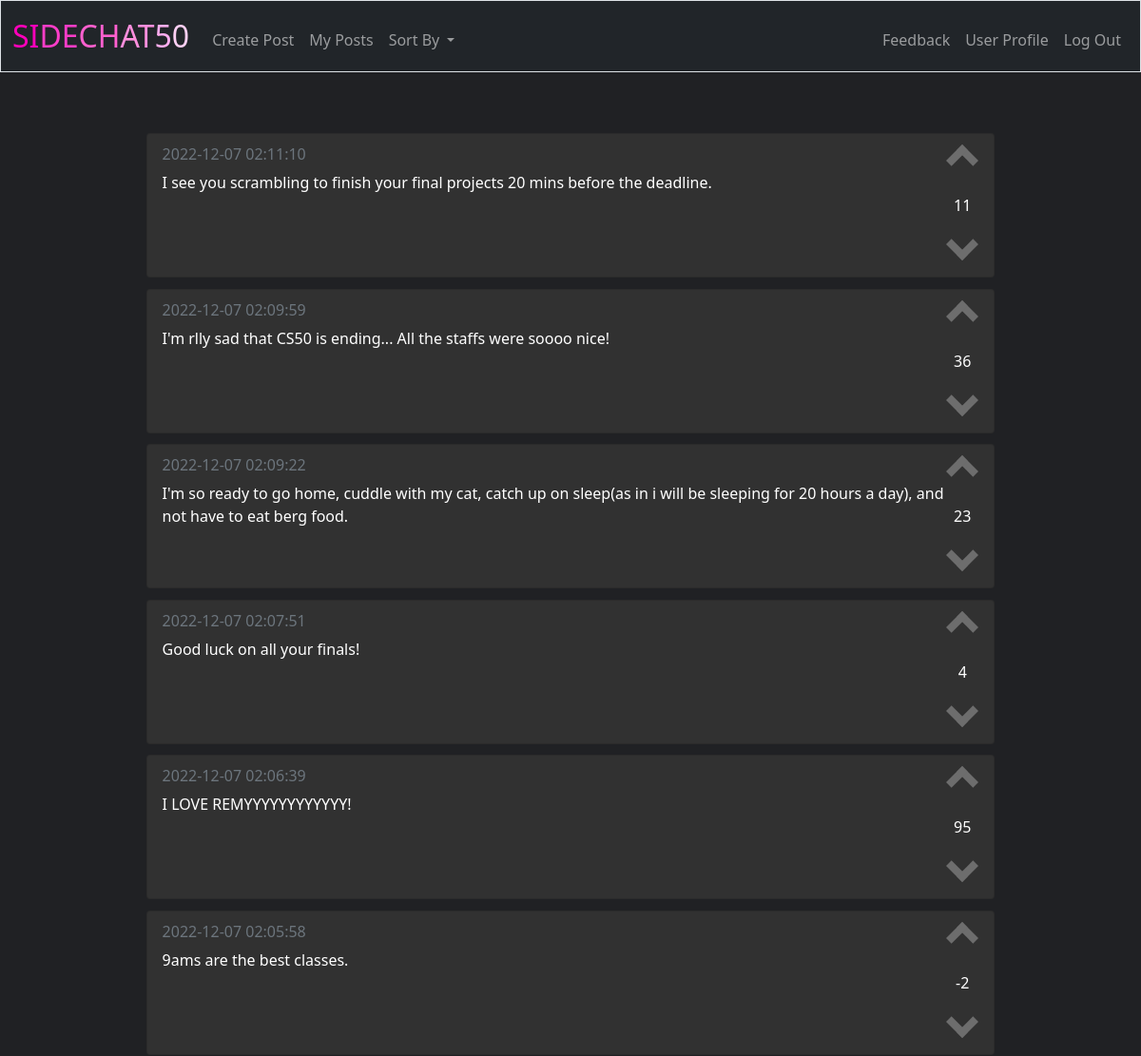
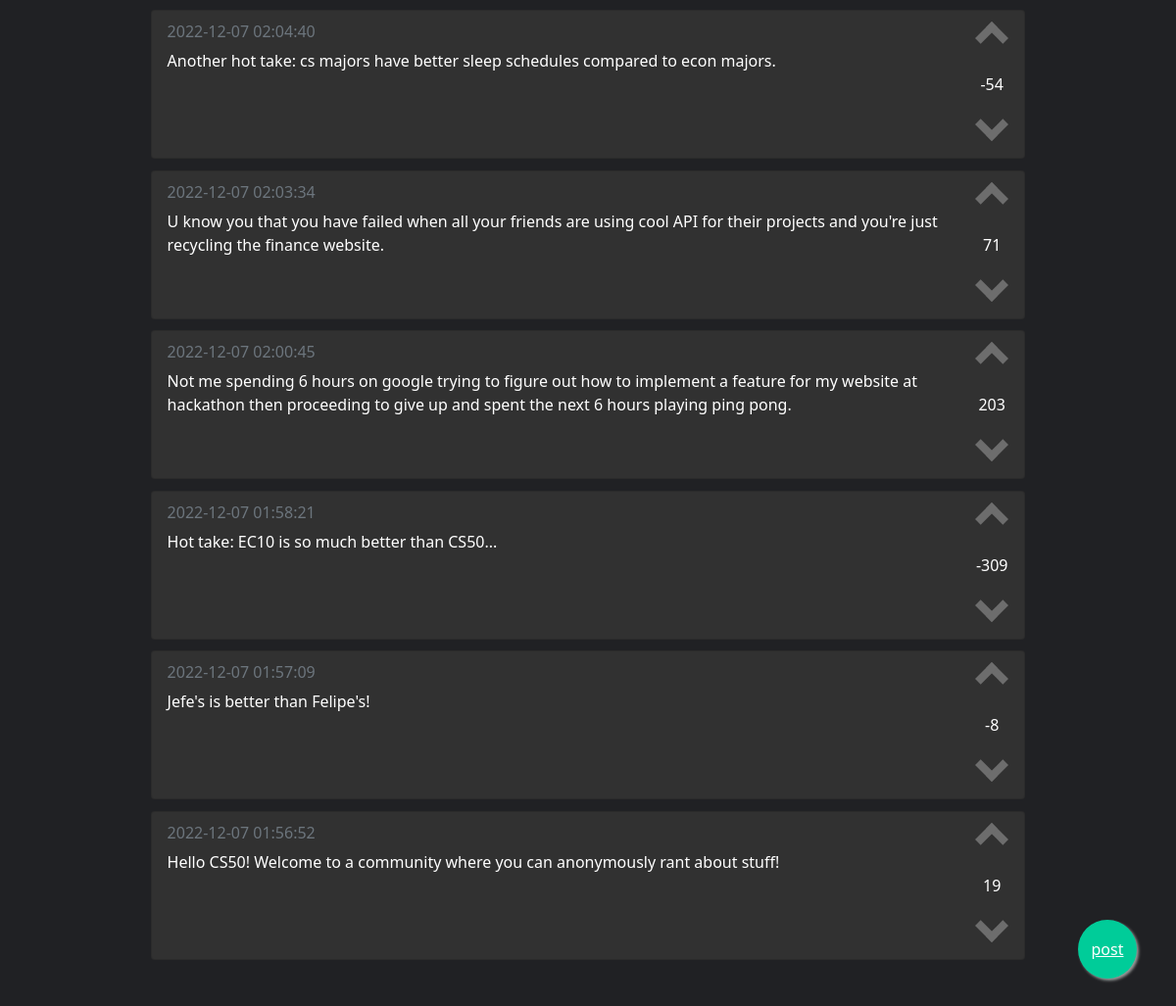
/ (signed in), run on the app's committed database (2 pictures, top to bottom).
### tables this page shows
CREATE TABLE posts (id INTEGER PRIMARY KEY AUTOINCREMENT NOT NULL, user_id INTEGER NOT NULL, post TEXT NOT NULL, 'time' DATETIME NOT NULL DEFAULT CURRENT_TIMESTAMP, likes INTEGER NOT NULL DEFAULT(0), FOREIGN KEY(user_id) REFERENCES users(id));

### app.py (the view)
@app.route("/")
@login_required
def index():
    id = session["user_id"]
    posts = db.execute("SELECT * FROM posts ORDER BY time DESC")
    liked = db.execute("SELECT post_id FROM liked WHERE user_id = ?", id)
    disliked = db.execute("SELECT post_id FROM disliked WHERE user_id = ?", id)
    likes = []
    dislikes = []
    for post in liked:
        likes.append(post["post_id"])
    for post in disliked:
        dislikes.append(post["post_id"])
    return render_template("index.html", posts=posts, likes=likes, dislikes=dislikes)

### app.py (called while the page is built)
@app.after_request
def after_request(response):
    response.headers["Cache-Control"] = "no-cache, no-store, must-revalidate"
    response.headers["Expires"] = 0
    response.headers["Pragma"] = "no-cache"
    return response

### helpers.py (called while the page is built)
def login_required(f):
    @wraps(f)
    def decorated_function(*args, **kwargs):
        if session.get("user_id") is None:
            return redirect("/login")
        return f(*args, **kwargs)
    return decorated_function

### templates/index.html (shortened to what this page needs)
{% extends "layout.html" %}
{% block main %}
<div class="container">
    {% for post in posts %}
    <div class="card">
        <div class="card-body" style="display: block;">
            <div class="split-left">
                <h6 class="card-subtitle mb-2 text-muted" style="text-align: left; color: rgb(201, 201, 201);">{{ post["time"] }}</h6>
                <p class="card-text" style="text-align: left;">{{ post["post"] }}</p>
            </div>
            <div class="split-right">
                {% if post["id"] in likes %}
                <span onclick="like({{post.id}}, {{session['user_id']}})" id="like{{post.id}}" class="arrow up on "></span>
                {% else %}
                <span onclick="like({{post.id}}, {{session['user_id']}})" id="like{{post.id}}" class="arrow up"></span>
                {% endif %}
                <div id="counter{{post.id}}" style="margin-top: 50%; margin-bottom: 50%;">{{ post["likes"] }}</div>
                {% if post["id"] in dislikes %}
                <span onclick="dislike({{post.id}}, {{session['user_id']}})" id="dislike{{post.id}}" class="arrow down on"></span>
                {% else %}
                <span onclick="dislike({{post.id}}, {{session['user_id']}})" id="dislike{{post.id}}" class="arrow down"></span>
                {% endif %}
            </div>
        </div>
    </div>
    {% endfor %}
</div>
<a href="/post" class="float">
    <p class="icon">post</p>
</a>
{% endblock %}

### static/styles.css (style rules this page uses)
body { background-color: #202124; color: rgb(255, 255, 255); }
.float { position:fixed; width:60px; height:60px; bottom:40px; right:40px; background-color:#0C9; color:#FFF; border-radius:50px; text-align:center; box-shadow: 2px 2px 3px #999; }
.icon { display:flex; align-items:center; justify-content:center; height: 100%; color:white; }
.container { margin-left: auto; margin-right: auto; margin-top: 2vh; }
.card { background-color: rgb(49, 49, 49); width: 80%; margin: 1% 10% 1%; }
.arrow { border: solid rgb(109, 109, 109); border-width: 0 1vh 1vh 0; display: inline-block; padding: 1vh; cursor: pointer; }
.up { transform: rotate(-135deg); -webkit-transform: rotate(-135deg); }
.down { transform: rotate(45deg); -webkit-transform: rotate(45deg); }
.split-left { width: 96%; float: left; display: inline-block; }
.split-right { width:4%; float: left; display: inline-block; }

### data on the page
posts: time "2022-12-07 02:11:10", post "I see you scrambling to finish your final projects 20 mins before the deadline.", likes "11"
posts: time "2022-12-07 02:09:59", post "I'm rlly sad that CS50 is ending... All the staffs were soooo nice!", likes "36"
posts: time "2022-12-07 02:09:22", post "I'm so ready to go home, cuddle with my cat, catch up on sleep(as in i will be sleeping for 20 hours a day), and not have to eat berg food.", likes "23"
posts: time "2022-12-07 02:07:51", post "Good luck on all your finals!", likes "4"
posts: time "2022-12-07 02:06:39", post "I LOVE REMYYYYYYYYYYYY!", likes "95"
posts: time "2022-12-07 02:05:58", post "9ams are the best classes.", likes "-2"
posts: time "2022-12-07 02:04:40", post "Another hot take: cs majors have better sleep schedules compared to econ majors.", likes "-54"
posts: time "2022-12-07 02:03:34", post "U know you that you have failed when all your friends are using cool API for their projects and you're just recycling the finance website.", likes "71"
posts: time "2022-12-07 02:00:45", post "Not me spending 6 hours on google trying to figure out how to implement a feature for my website at hackathon then proceeding to give up and spent the next 6 hours playing ping pong.", likes "203"
posts: time "2022-12-07 01:58:21", post "Hot take: EC10 is so much better than CS50...", likes "-309"
posts: time "2022-12-07 01:57:09", post "Jefe's is better than Felipe's!", likes "-8"
posts: time "2022-12-07 01:56:52", post "Hello CS50! Welcome to a community where you can anonymously rant about stuff!", likes "19"
